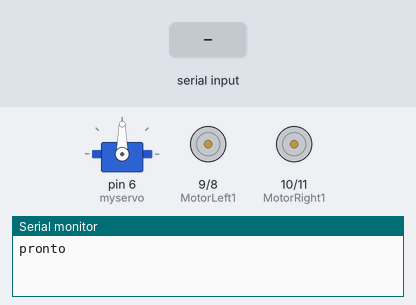
A sketch run on a simulated Arduino Uno, built with avr-gcc and run on an emulated ATmega328P. On the bench: servo, motor-driver pin pairs drawn as motors (green arrow = first pin HIGH = forward, orange = second pin HIGH = backward, longer = more drive), the last lines printed to the serial monitor. Inputs (shaded band) come from the test bench.

Above: at 1.2 s.
1.3 s: "f" received over Serial
At 2.4 s:
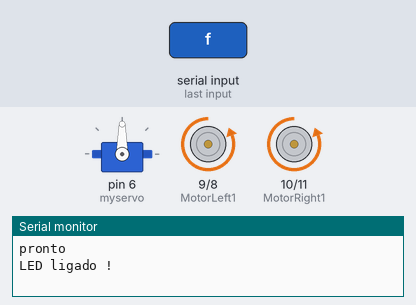
2.8 s: "b" received over Serial
At 3.5 s:
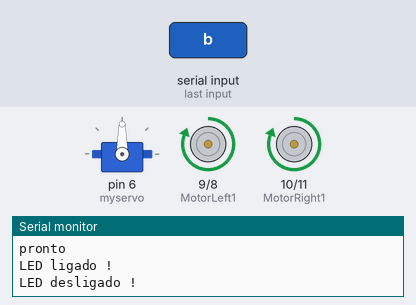
4.3 s: "l" received over Serial
At 4.7 s:
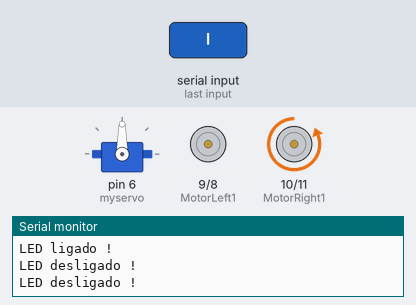
5.8 s: "r" received over Serial
At 7.0 s:
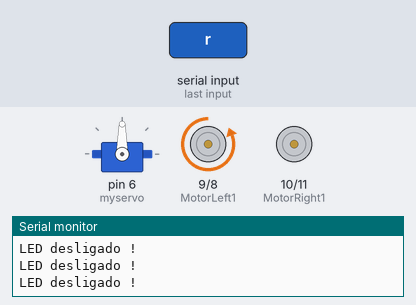
Timing chart, 0 to 8.3 s (numbered marks = the images above; inputs shaded):
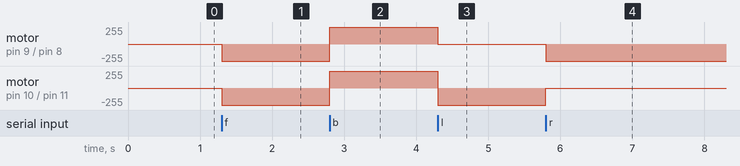

Measured:
- after the input at 1.3 s, motor on pin 9 (MotorLeft1) / pin 8 (MotorLeft2), motor on pin 10 (MotorRight1) / pin 11 (MotorRight2): stopped → backward 255/255 at once
- after the input at 2.8 s, motor on pin 9 (MotorLeft1) / pin 8 (MotorLeft2), motor on pin 10 (MotorRight1) / pin 11 (MotorRight2): backward 255/255 → forward 255/255 at once
- after the input at 4.3 s, motor on pin 9 (MotorLeft1) / pin 8 (MotorLeft2): forward 255/255 → stopped at once; motor on pin 10 (MotorRight1) / pin 11 (MotorRight2): forward 255/255 → backward 255/255 at once
- after the input at 5.8 s, motor on pin 9 (MotorLeft1) / pin 8 (MotorLeft2): stopped → backward 255/255 at once; motor on pin 10 (MotorRight1) / pin 11 (MotorRight2): backward 255/255 → stopped at once

The sketch:

teste_bluetooth.ino
```cpp
//Programa : Modulo Bluetooth HC-06 - Leds
//Autor : Adilson Thomsen

#include <Servo.h>

//Armazena o caracter recebido
char buf;

int MotorRight2=11;
int MotorRight1=10;
int MotorLeft2=8;
int MotorLeft1=9;
int counter=0;
int delay_servo = 300;
const int irReceiverPin = 2; //Infrared recive connect to pin 2
Servo myservo; // set myservo

void setup()
{
  Serial.begin(9600);
  pinMode(MotorRight1, OUTPUT);  // pin 8 (PWM)
  pinMode(MotorRight2, OUTPUT);  // pin 9 (PWM)
  pinMode(MotorLeft1,  OUTPUT);  // pin 10 (PWM)
  pinMode(MotorLeft2,  OUTPUT);  // pin 11 (PWM)
  /*
  irrecv.enableIRIn();     // start infrared encode
  Serial.println("esperando comando");
   pinMode(SensorLeft, INPUT); //define left sensor
  pinMode(SensorMiddle, INPUT);//define middle sensor
  pinMode(SensorRight, INPUT); //define right sensor
  //digitalWrite(2,HIGH);
  pinMode(echoPin, INPUT); // define ultrasonic recive pin
  pinMode(trigPin, OUTPUT); // define ultrasonic echo pin
  */
  myservo.attach(6); // deine servo motor pin

  Serial.println("pronto");
}

void advance(int a) // go forward
{
  digitalWrite(MotorRight1,LOW);
  digitalWrite(MotorRight2,HIGH);
  digitalWrite(MotorLeft1,LOW);
  digitalWrite(MotorLeft2,HIGH);
  delay(a * 100);
}
void right(int b) //turn right (single wheel)
{
  digitalWrite(MotorLeft1,LOW);
  digitalWrite(MotorLeft2,HIGH);
  digitalWrite(MotorRight1,LOW);
  digitalWrite(MotorRight2,LOW);
  delay(b * 100);
}
void left(int c) //turn left(single wheel)
{
  digitalWrite(MotorRight1,LOW);
  digitalWrite(MotorRight2,HIGH);
  digitalWrite(MotorLeft1,LOW);
  digitalWrite(MotorLeft2,LOW);
  delay(c * 100);
}
void turnR(int d) //turn right (double wheels)
{
  digitalWrite(MotorRight1,HIGH);
  digitalWrite(MotorRight2,LOW);
  digitalWrite(MotorLeft1,LOW);
  digitalWrite(MotorLeft2,HIGH);
  delay(d * 100);
}
void turnL(int e) //turn left (double wheels)
{
  digitalWrite(MotorRight1,LOW);
  digitalWrite(MotorRight2,HIGH);
  digitalWrite(MotorLeft1,HIGH);
  digitalWrite(MotorLeft2,LOW);
  delay(e * 100);
}
void stopp(int f) //stop
{
  digitalWrite(MotorRight1,LOW);
  digitalWrite(MotorRight2,LOW);
  digitalWrite(MotorLeft1,LOW);
  digitalWrite(MotorLeft2,LOW);
  delay(f * 100);
}
void back(int g) //go back
{
  digitalWrite(MotorRight1,HIGH);
  digitalWrite(MotorRight2,LOW);
  digitalWrite(MotorLeft1,HIGH);
  digitalWrite(MotorLeft2,LOW);;
  delay(g * 100);
}

void loop()
{
  int aux;
  while(Serial.available() > 0)
  {
    buf = Serial.read();
    //Caso seja recebido R, acende o led vermelho
    if (buf == 'f')
    {
      advance(aux);
      Serial.println("LED ligado !");
    }
    //Caso seja recebido G, acende o led verde
    else if (buf == 'b')
    {
      back(aux);
      Serial.println("LED desligado !");
    }
    else if (buf == 'l')
    {
      left(aux);
      Serial.println("LED desligado !");
    }
    else if (buf == 'r')
    {
      right(aux);
      Serial.println("LED desligado !");
    }

  }
}
```
